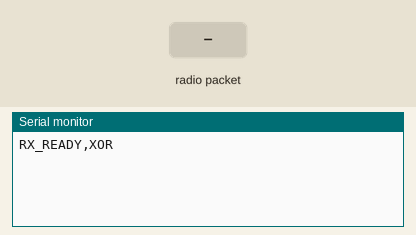
Bench run of a sketch on a simulated Arduino Uno, built with avr-gcc and run on an emulated ATmega328P. Shown: the last lines printed to the serial monitor. Inputs (shaded band) come from the test bench. No radio packets arrive unless stated.

Above: at 1.2 s.
1.3 s: radio packet "1" arrives
At 1.9 s:
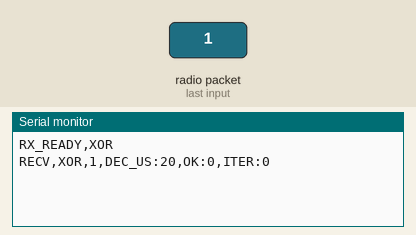
2.8 s: radio packet "0" arrives
At 4.0 s:
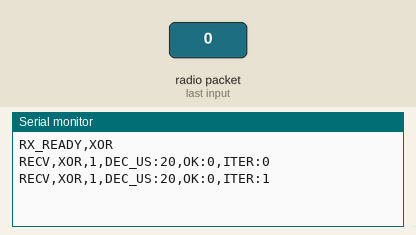
4.3 s: radio packet "2" arrives
At 5.4 s:
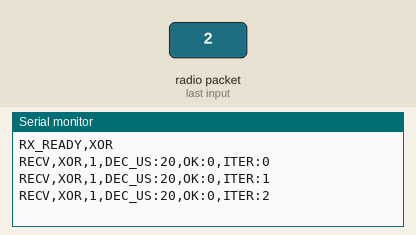

The sketch:

rx_xor.ino
```cpp
/*
 * RX — XOR cipher
 * Protocol: RECV,XOR,<size>,DEC_US:<t>,OK:<1|0>,ITER:<n>
 */

#include <RH_ASK.h>
#include <SPI.h>

RH_ASK driver(2000, 11, 12);

#define MSG_SIZE 16

const uint8_t key[MSG_SIZE] = {
    0xAB,0xCD,0xEF,0x12, 0x34,0x56,0x78,0x9A,
    0xBC,0xDE,0xF0,0x11, 0x22,0x33,0x44,0x55
};

static uint32_t recv_count = 0;

const uint8_t expected[MSG_SIZE] = {
    'H','e','l','l','o',' ','W','o','r','l','d','!','!','!','!','!'
};

void setup() {
    Serial.begin(9600);
    while (!Serial);
    if (!driver.init())
        Serial.println("RF init failed");
    Serial.println("RX_READY,XOR");
}

void loop() {
    uint8_t buf[64];
    uint8_t buflen = sizeof(buf);

    if (driver.recv(buf, &buflen)) {
        unsigned long t_start = micros();
        for (uint8_t i = 0; i < MSG_SIZE; i++)
            buf[i] ^= key[i];   // XOR is its own inverse
        unsigned long dec_us = micros() - t_start;

        int ok = (buflen >= MSG_SIZE && memcmp(buf, expected, MSG_SIZE) == 0) ? 1 : 0;

        Serial.print("RECV,XOR,");
        Serial.print(buflen);
        Serial.print(",DEC_US:");
        Serial.print(dec_us);
        Serial.print(",OK:");
        Serial.print(ok);
        Serial.print(",ITER:");
        Serial.println(recv_count++);
    }
}
```

Measured:
- after the input at 1.3 s, the serial monitor: prints a new line at once (image 1)
- after the input at 2.8 s, the serial monitor: prints a new line at once (image 2)
- after the input at 4.3 s, the serial monitor: prints a new line at once (image 3)
